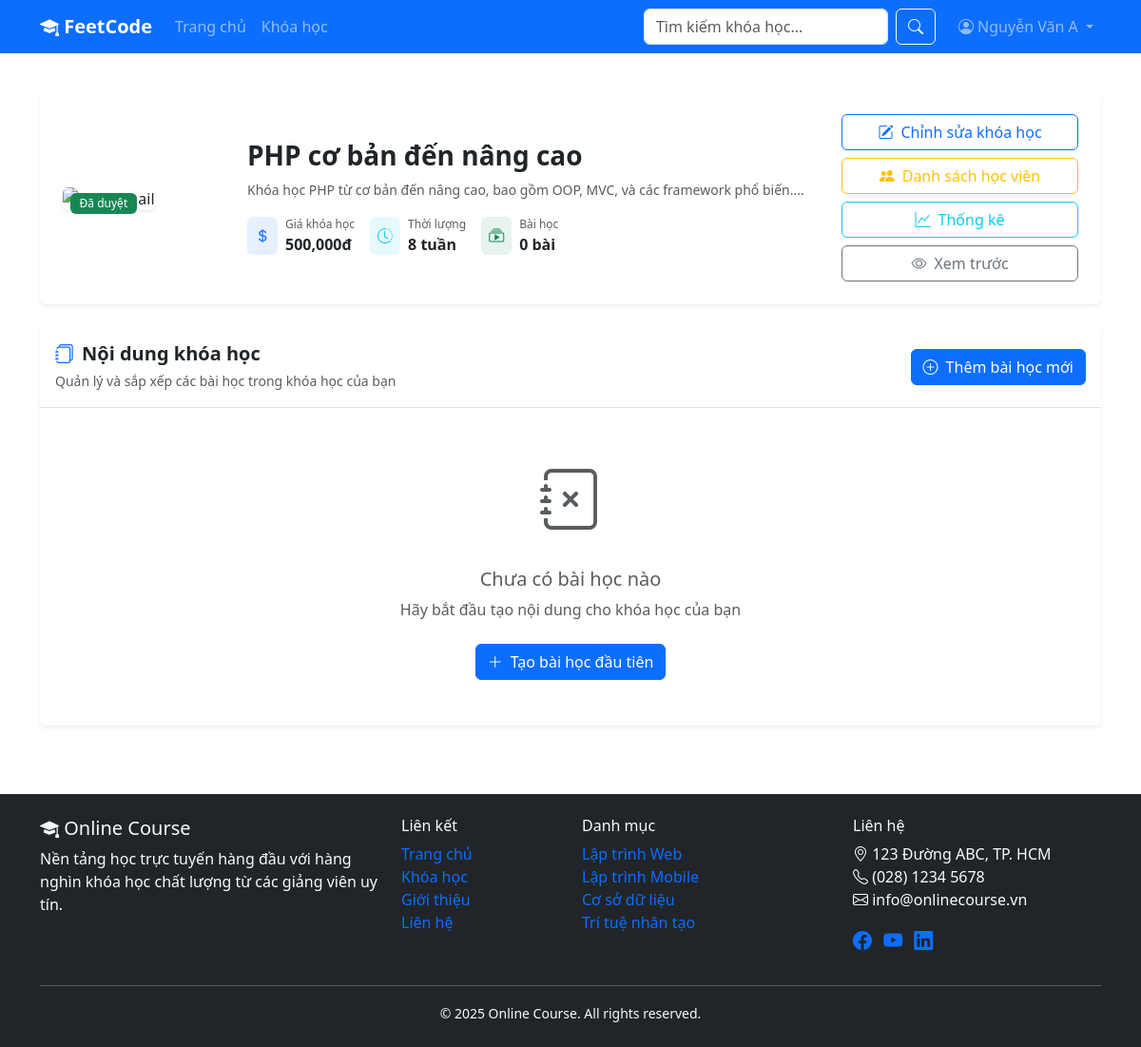
The page /instructor/courses/1/manage (signed in) on the database its author committed.
### tables this page shows
CREATE TABLE IF NOT EXISTS courses (
    id INT PRIMARY KEY AUTO_INCREMENT,
    title VARCHAR(255) NOT NULL,
    description TEXT,
    instructor_id INT NOT NULL,
    category_id INT NOT NULL,
    price DECIMAL(10,2) DEFAULT 0.00,
    duration_weeks INT DEFAULT 1,
    level VARCHAR(50) DEFAULT 'Beginner' COMMENT 'Beginner, Intermediate, Advanced',
    image VARCHAR(255) DEFAULT NULL,
    status VARCHAR(50) DEFAULT 'pending' COMMENT 'pending, approved, rejected',
    created_at DATETIME DEFAULT CURRENT_TIMESTAMP,
    updated_at DATETIME DEFAULT CURRENT_TIMESTAMP ON UPDATE CURRENT_TIMESTAMP,
    FOREIGN KEY (instructor_id) REFERENCES users(id) ON DELETE CASCADE,
    FOREIGN KEY (category_id) REFERENCES categories(id) ON DELETE CASCADE,
    INDEX idx_instructor (instructor_id),
    INDEX idx_category (category_id),
    INDEX idx_level (level),
    INDEX idx_status (status)
);

### views/instructor/courses/manage.php (the view, shortened to what the rows shown need)
<div class="container py-4">
    <div class="card shadow-sm mb-4 border-0">
        <div class="card-body p-4">
            <div class="row align-items-center">
                <div class="col-md-2">
                    <div class="position-relative">
                        <span class="position-absolute top-0 start-0 m-2 badge bg-<?= $viewModel->course->status == 'approved' ? 'success' : 'warning' ?>">
                            <?= $viewModel->course->status == 'approved' ? 'Đã duyệt' : 'Chờ duyệt' ?>
                        </span>
                    </div>
                </div>
                <div class="col-md-7 ps-4">
                    <div class="mb-3">
                        <h3 class="fw-bold mb-2 text-dark"><?= htmlspecialchars($viewModel->course->title) ?></h3>
                        <p class="text-muted mb-0 small" style="line-height: 1.6;">
                            <?= !empty($viewModel->course->description) ? htmlspecialchars(substr($viewModel->course->description, 0, 120)) . '...' : 'Chưa có mô tả' ?>
                        </p>
                    </div>
                    <div class="d-flex flex-wrap gap-3">
                        <div class="d-flex align-items-center">
                            <div class="bg-primary bg-opacity-10 rounded p-2 me-2">
                                <i class="bi bi-currency-dollar text-primary"></i>
                            </div>
                            <div>
                                <small class="text-muted d-block" style="font-size: 0.75rem;">Giá khóa học</small>
                                <strong class="text-dark"><?= $viewModel->course->price > 0 ? number_format($viewModel->course->price) . 'đ' : 'Miễn phí' ?></strong>
                            </div>
                        </div>
                        <div class="d-flex align-items-center">
                            <div class="bg-info bg-opacity-10 rounded p-2 me-2">
                                <i class="bi bi-clock-history text-info"></i>
                            </div>
                            <div>
                                <small class="text-muted d-block" style="font-size: 0.75rem;">Thời lượng</small>
                                <strong class="text-dark"><?= $viewModel->course->duration_weeks ?> tuần</strong>
                            </div>
                        </div>
                        <div class="d-flex align-items-center">
                            <div class="bg-success bg-opacity-10 rounded p-2 me-2">
                                <i class="bi bi-collection-play text-success"></i>
                            </div>
                            <div>
                                <small class="text-muted d-block" style="font-size: 0.75rem;">Bài học</small>
                                <strong class="text-dark"><?= $viewModel->lessons->count() ?> bài</strong>
                            </div>
                        </div>
                    </div>
                </div>
                <div class="col-md-3">
                    <div class="d-grid gap-2">
                        <a href="/instructor/courses/<?= $viewModel->course->id ?>/edit" class="btn btn-outline-primary">
                            <i class="bi bi-pencil-square me-2"></i>Chỉnh sửa khóa học
                        </a>
                        <a href="/instructor/courses/<?= $viewModel->course->id ?>/students" class="btn btn-outline-warning">
                            <i class="bi bi-people-fill me-2"></i>Danh sách học viên
                        </a>
                        <a href="/instructor/courses/<?= $viewModel->course->id ?>/analytics" class="btn btn-outline-info">
                            <i class="bi bi-graph-up me-2"></i>Thống kê
                        </a>
                        <button class="btn btn-outline-secondary" onclick="alert('Xem trước khóa học')">
                            <i class="bi bi-eye me-2"></i>Xem trước
                        </button>
                    </div>
                </div>
            </div>
        </div>
    </div>
    <div class="row">
        <div class="col-md-12">
            <div class="card shadow-sm border-0">
                <div class="card-header bg-white border-bottom py-3">
                    <div class="d-flex justify-content-between align-items-center">
                        <div>
                            <h5 class="fw-bold mb-1 text-dark">
                                <i class="bi bi-journals text-primary me-2"></i>Nội dung khóa học
                            </h5>
                            <small class="text-muted">Quản lý và sắp xếp các bài học trong khóa học của bạn</small>
                        </div>
                        <a href="/instructor/courses/<?= $viewModel->course->id ?>/lessons/create" class="btn btn-primary">
                            <i class="bi bi-plus-circle me-2"></i>Thêm bài học mới
                        </a>
                    </div>
                </div>
                <div class="card-body p-0">
                    <?php if ($viewModel->lessons->isEmpty()): ?>
                        <div class="text-center py-5 px-4">
                            <div class="mb-4">
                                <i class="bi bi-journal-x text-muted" style="font-size: 4rem;"></i>
                            </div>
                            <h5 class="text-muted mb-2">Chưa có bài học nào</h5>
                            <p class="text-muted mb-4">Hãy bắt đầu tạo nội dung cho khóa học của bạn</p>
                            <a href="/instructor/courses/<?= $viewModel->course->id ?>/lessons/create" class="btn btn-primary">
                                <i class="bi bi-plus-lg me-2"></i>Tạo bài học đầu tiên
                            </a>
                        </div>
                    <?php endif; ?>
                </div>
            </div>
        </div>
    </div>
</div>

### lib/Router.php (shortened to what the rows shown need)
<?php
class Router {
    private $routes = [];
    private function add($method, $path, $handler): void {
        $regex = preg_replace('/\{id}/', '(\d+)', $path);
        $regex = preg_replace('/\{[a-zA-Z_]+}/', '([^/]+)', $regex);
        $this->routes[] = [
            'method' => $method,
            'pattern' => "#^" . $regex . "$#",
            'handler' => $handler
        ];
    }
    public function dispatch($method, $uri): void {
        foreach ($this->routes as $route) {
            if ($route['method'] === $method && preg_match($route['pattern'], $uri, $matches)) {
                array_shift($matches);
                [$controllerClass, $action] = $route['handler'];
                if (class_exists($controllerClass)) {
                    $controller = new $controllerClass();
                    if (method_exists($controller, $action)) {
                        $controller->$action(...$matches);
                        return;
                    }
                }
            }
        }
    }
}

### views/layouts/header.php (shortened to what the rows shown need)
<!DOCTYPE html>
<html lang="vi">
<head>
    <link href="https://cdn.jsdelivr.net/npm/bootstrap@5.3.2/dist/css/bootstrap.min.css" rel="stylesheet">
    <link href="https://cdn.jsdelivr.net/npm/bootstrap-icons@1.11.1/font/bootstrap-icons.css" rel="stylesheet">
    <link href="/assets/css/style.css" rel="stylesheet">
</head>
<body class="d-flex flex-column min-vh-100">
<nav class="navbar navbar-expand-lg navbar-dark bg-primary sticky-top">
    <div class="container">
        <a class="navbar-brand fw-bold" href="/">
            <i class="bi bi-mortarboard-fill"></i> FeetCode
        </a>
        <div class="collapse navbar-collapse" id="navbarNav">
            <ul class="navbar-nav me-auto">
                <li class="nav-item">
                    <a class="nav-link" href="/">Trang chủ</a>
                </li>
                <li class="nav-item">
                    <a class="nav-link" href="/courses">Khóa học</a>
                </li>
            </ul>
            <form class="d-flex me-3" action="/courses/search" method="GET">
                <input class="form-control me-2" type="search" name="q" placeholder="Tìm kiếm khóa học..."
                       value="<?= htmlspecialchars($_GET['q'] ?? '') ?>">
                <button class="btn btn-outline-light" type="submit">
                    <i class="bi bi-search"></i>
                </button>
            </form>
            <ul class="navbar-nav">
                <?php if (isset($_SESSION['user_id'])): ?>
                    <li class="nav-item dropdown">
                        <a class="nav-link dropdown-toggle" href="#" role="button" data-bs-toggle="dropdown">
                            <i class="bi bi-person-circle"></i> <?= htmlspecialchars($_SESSION['fullname']) ?>
                        </a>
                    </li>
                <?php endif; ?>
            </ul>
        </div>
    </div>
</nav>
<main class="flex-grow-1 d-flex flex-column">

### views/layouts/footer.php (shortened to what the rows shown need)
</main>
<footer class="bg-dark text-light py-4 mt-5">
    <div class="container">
        <div class="row">
            <div class="col-md-4 mb-3">
                <h5><i class="bi bi-mortarboard-fill"></i> Online Course</h5>
                <p class="">Nền tảng học trực tuyến hàng đầu với hàng nghìn khóa học chất lượng từ các giảng viên uy tín.</p>
            </div>
            <div class="col-md-2 mb-3">
                <h6>Liên kết</h6>
                <ul class="list-unstyled">
                    <li><a href="/" class=" text-decoration-none">Trang chủ</a></li>
                    <li><a href="/courses" class=" text-decoration-none">Khóa học</a></li>
                    <li><a href="/about" class=" text-decoration-none">Giới thiệu</a></li>
                    <li><a href="/contact" class=" text-decoration-none">Liên hệ</a></li>
                </ul>
            </div>
            <div class="col-md-3 mb-3">
                <h6>Danh mục</h6>
                <ul class="list-unstyled">
                    <li><a href="/courses?category=1" class=" text-decoration-none">Lập trình Web</a></li>
                    <li><a href="/courses?category=2" class=" text-decoration-none">Lập trình Mobile</a></li>
                    <li><a href="/courses?category=3" class=" text-decoration-none">Cơ sở dữ liệu</a></li>
                    <li><a href="/courses?category=4" class=" text-decoration-none">Trí tuệ nhân tạo</a></li>
                </ul>
            </div>
            <div class="col-md-3 mb-3">
                <h6>Liên hệ</h6>
                <ul class="list-unstyled">
                    <li><i class="bi bi-geo-alt"></i> 123 Đường ABC, TP. HCM</li>
                    <li><i class="bi bi-telephone"></i> (028) 1234 5678</li>
                    <li><i class="bi bi-envelope"></i> info@onlinecourse.vn</li>
                </ul>
                <div class="mt-2">
                    <a href="#" class=" me-2"><i class="bi bi-facebook fs-5"></i></a>
                    <a href="#" class=" me-2"><i class="bi bi-youtube fs-5"></i></a>
                    <a href="#" class=" me-2"><i class="bi bi-linkedin fs-5"></i></a>
                </div>
            </div>
        </div>
        <hr class="my-3">
        <div class="text-center">
            <small>&copy; <?= date('Y') ?> Online Course. All rights reserved.</small>
        </div>
    </div>
</footer>
</body>
</html>

### rows shown on the page
courses: status "Đã duyệt", title "PHP cơ bản đến nâng cao", description "Khóa học PHP từ cơ bản đến nâng cao, bao gồm OOP, MVC, và các framework phổ biến.", price "500,000", duration_weeks "8"
